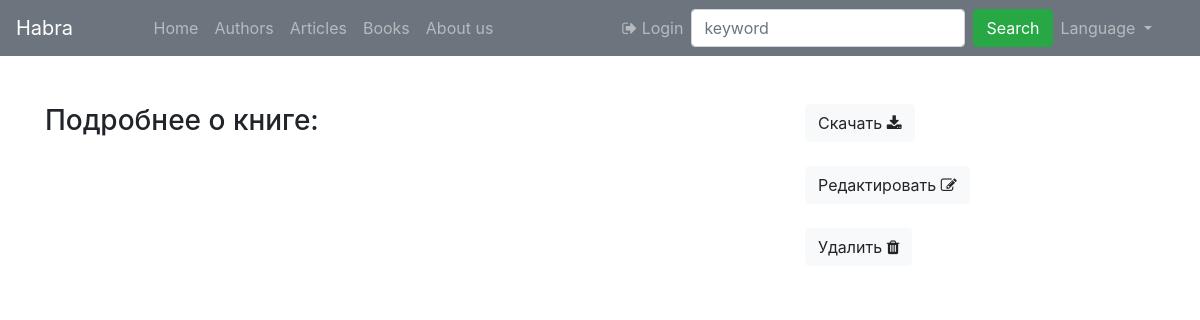
Page /library/2/ on the earlier database version.
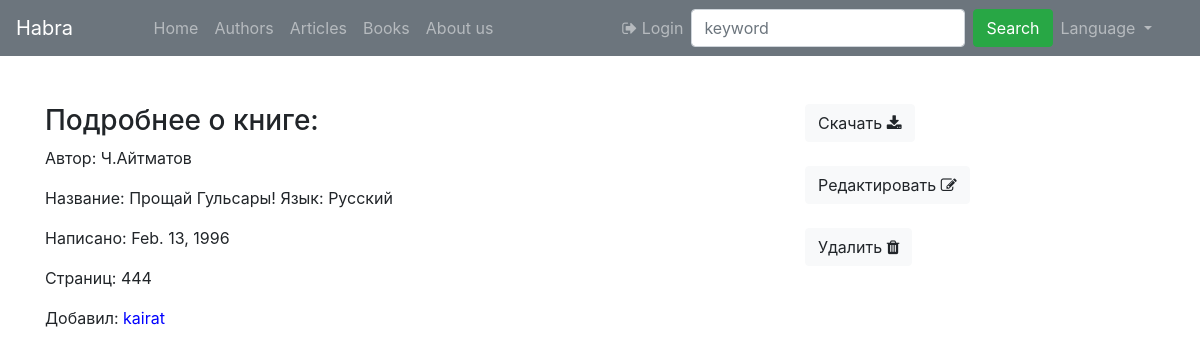
Same page on the later database version.
### library/models.py (models this page shows, shortened)
class Book(models.Model):
    author = models.CharField(max_length=100, default = 'uknown', verbose_name="Автор")
    title = models.CharField(max_length=250, verbose_name="Название")
    written_date = models.DateField()
    pages_num = models.IntegerField()
    content = models.TextField()
    language = models.CharField(max_length=100, default = 'Русский')
    added_by = models.ForeignKey( to=User,
        on_delete=models.SET_NULL,
        null=True, blank=True,
        verbose_name="Добавил")
    class Meta:
        verbose_name = "Книга"
        verbose_name_plural = "Книги"

### library/views.py (the view)
# urls.py: path("<int:id>/", views.book_detail, name = "book_detail"),
def book_detail(request, id):
    books = Book.objects.filter(id=id) #когда было pk=id не работало
    context = {
        "books" : books,
    }
    return render(request, "library/book_detail.html", context)

### library/templates/library/book_detail.html (shortened to what this page needs)
{% extends "index.html" %}
{% block content %}
        <div>
            <br>
            <h3>Подробнее о книге:</h3>
            {% for b in books %}
            <div>
                    <p>Автор: {{ b.author  }}</p>
                    <p>Название: {{ b.title }}    Язык: {{ b.language }}</p>
                    <p>Написано: {{ b.written_date }}</p>
                    <p>Страниц: {{ b.pages_num }}</p>
                    <p>Добавил: <span style="color:blue;"> {{ b.added_by }}</span></p>
            </div>
        {% endfor %}
        </div>
{% endblock %}
{% block content_sidebar %}
<br>
<a href="#" class="btn btn-light" role="button" aria-disabled="true">Скачать <i class="fa fa-download" aria-hidden="true"></i></a>
    <br><br>
<a href="{% url 'add_book' %}" class="btn btn-light" role="button" aria-disabled="true">Редактировать <i class="fa fa-edit" aria-hidden="true"></i></a>
    <br><br>
<a href="{% url 'add_book' %}" class="btn btn-light" role="button" aria-disabled="true">Удалить <i class="fa fa-trash" aria-hidden="true"></i></a>
    <br><br>
{% endblock %}

### core/templates/index.html (shortened to what this page needs)
{% load static %}
{% load i18n %}
<!DOCTYPE html>
<html lang="en">
<head>
    <link rel="stylesheet" href="{% static 'mystyle.css' %}">
    <link rel="stylesheet" href="https://maxcdn.bootstrapcdn.com/bootstrap/4.5.2/css/bootstrap.min.css">
    <link href="https://stackpath.bootstrapcdn.com/font-awesome/4.7.0/css/font-awesome.min.css" rel="stylesheet">
    <link href="https://cdnjs.cloudflare.com/ajax/libs/flag-icon-css/3.1.0/css/flag-icon.min.css" rel="stylesheet">
</head>
<body>
    <nav class="navbar navbar-expand-md navbar-dark bg-secondary">
        <a class="navbar-brand" href="/">Habra</a>
          <div class="collapse navbar-collapse" id='myNavbar'>
            <ul class="nav navbar-nav mx-auto">
                <li class="nav-item "><a  class="nav-link" href="/">{% trans "Home" %}</a></li>
                <li class="nav-item"><a  class="nav-link" href ="{% url 'authors' %}"> {% trans "Authors" %}</a></li>
                <li class="nav-item"><a  class="nav-link" href ="{% url 'articles' %}"> {% trans "Articles" %}</a></li>
               <li class="nav-item"><a  class="nav-link" href ="{% url 'all_books' %}"> {% trans "Books" %}</a></li>
                <li class="nav-item"><a  class="nav-link" href ="{% url 'about' %}"> {% trans  "About us" %}</a></li>
              </ul>
              <ul class="nav navbar-nav ml-auto">
                <li class="nav-item group">
                  {% if request.user.is_authenticated %}
                    <a  class="nav-link" href="{% url 'profile' %}"><i class="fa fa-user" aria-hidden="true"></i> {{ user.get_username }}</a></li>
                    <a  class="nav-link" href="{% url 'logout' %}"><i class="fa fa-sign-in" aria-hidden="true"></i>{% trans " Logout" %}</a>
                  {% else %}
                    <a  class="nav-link" href="{% url 'login' %}"><i class="fa fa-sign-out" aria-hidden="true"></i> {% trans " Login" %}</a></li>
                  {% endif %}
                  <form class="form-inline my-2 my-lg-0" action="{% url 'search' %}">
                    {% trans "keyword" as key_word %}
                    <input class="form-control mr-sm-2" type="search" name="searchword" placeholder="{{ key_word }}" aria-label="Search">
                    <button class="btn btn-success my-2 my-sm-0" type="submit">{% trans "Search" %}</button>
                  </form>
                <li class="nav-item dropdown mr-4">
                  {% get_current_language as LANGUAGE_CODE %}
                {% get_available_languages as LANGUAGES %}
                {% get_language_info_list for LANGUAGES as languages %}
                  <a class="nav-link dropdown-toggle" href="#" id="navbardrop" data-toggle="dropdown">
                   {% trans "Language" %}
                  </a>
                </li>
              </ul>
        </div>
    </nav>
        <br>
    <div class='container'>
      <div class="row">
        <div class="col-8">
          {% block content %}
          {% endblock %}
        </div>
        <div class="col-sm-4 pb-3 px-auto">
          {% block content_sidebar %}
          {% endblock %}
        </div>
      </div>
    </div>
</body>
</html>

Differences in the rows shown:
added Book: author "Ч.Айтматов", title "Прощай Гульсары!", language "Русский", written_date "Feb. 13, 1996", pages_num "444", added_by "kairat"
